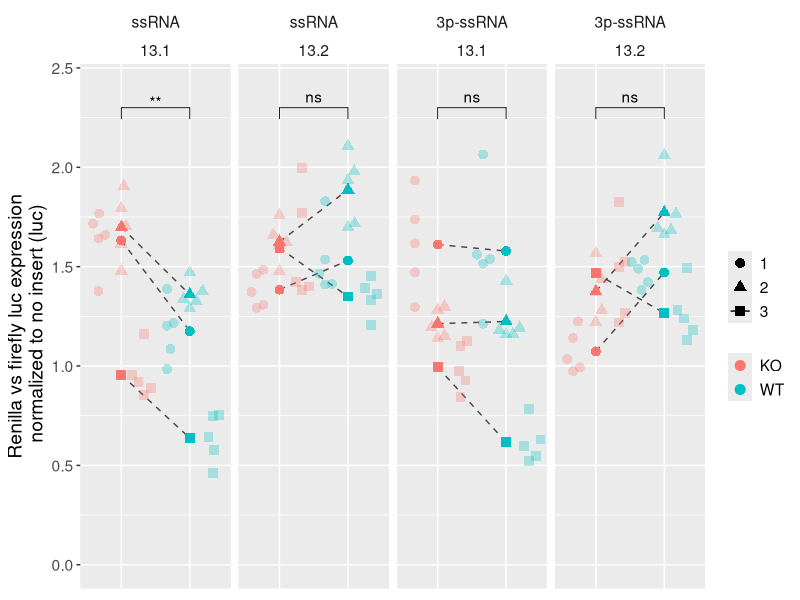
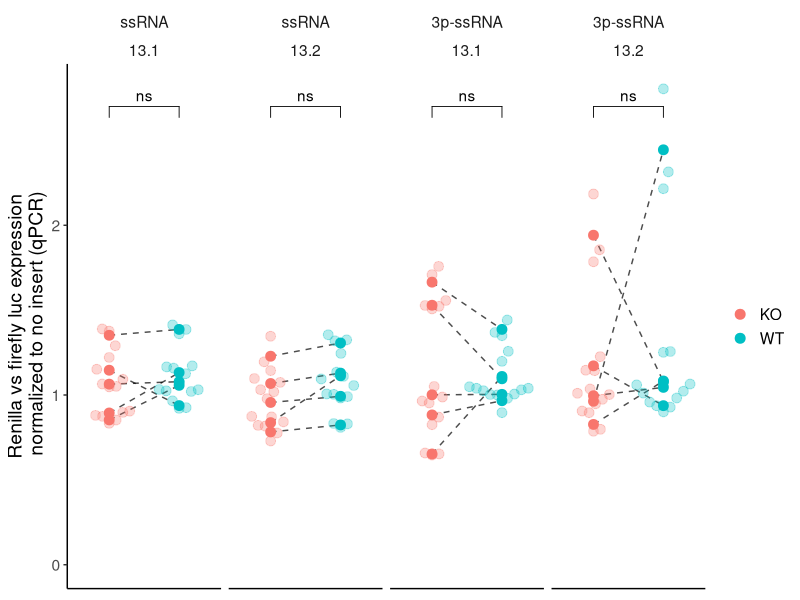
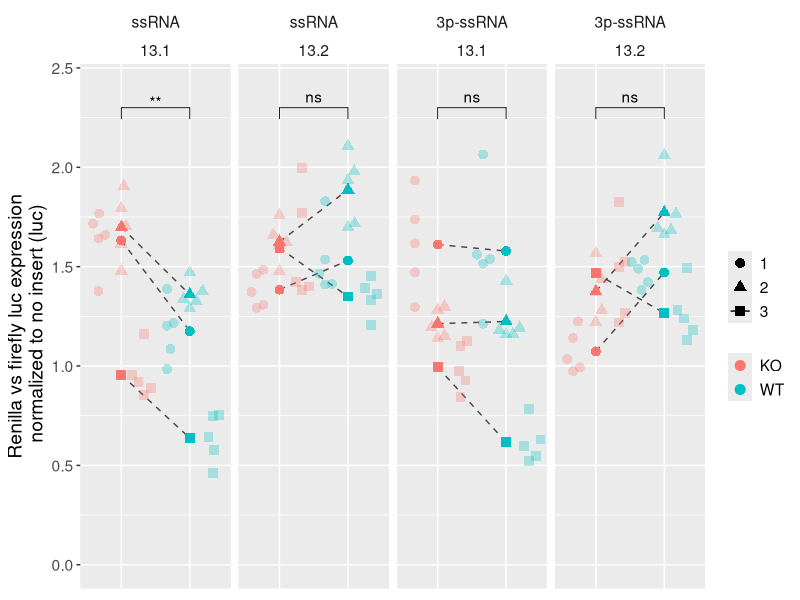
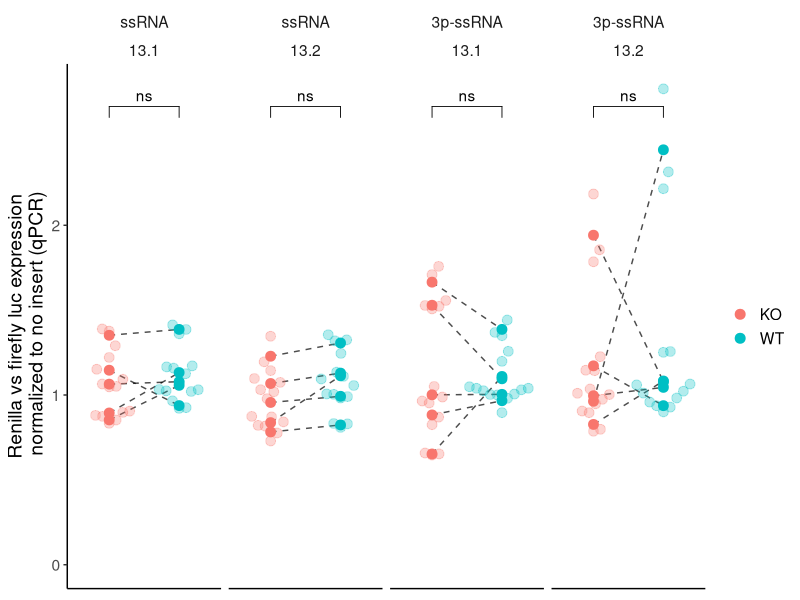

Write the R code that produced these figures, in order.
library(tidyverse)
library(ggbeeswarm)
library(rstatix)
library(ggpubr)


######## luciferase ###########
data1<-read.csv("data/20211117_luciferase.csv") %>% 
    mutate(day = 1)
data2<-read.csv("data/20211120_luciferase.csv") %>% 
    mutate(day = 2)
data3<-read.csv("data/20211210_luciferase.csv") %>% 
    mutate(day = 3)

data<-rbind(data1, data2) %>% rbind(data3)

# remove background signal (no-plasmid control)
for(cell in unique(data$cell)){
    for(treatment in unique(data$treatment)){
        for(day in unique(data$day)){
            mean_ctrl<-mean(data[which(data$cell == cell &
                                           data$treatment == treatment &
                                           data$day == day &
                                           data$plasmid == "none"), "ctrl_luc"])
            mean_luc<-mean(data[which(data$cell == cell & 
                                          data$treatment == treatment &
                                          data$day == day &
                                          data$plasmid == "none"), "Rluc"])
            data[which(data$cell == cell &
                           data$day == day &
                           data$treatment == treatment), "ctrl_luc"]<-data[which(data$cell == cell &
                                                                                     data$day == day &
                                                                                     data$treatment == treatment), "ctrl_luc"] - mean_ctrl
            data[which(data$cell == cell &
                           data$day == day &
                           data$treatment == treatment), "Rluc"]<-data[which(data$cell == cell &
                                                                                 data$day == day &
                                                                                 data$treatment == treatment), "Rluc"] - mean_luc
        }
    }
}
data <- filter(data, plasmid !="none")

process<-gather(data, "luciferase", "value", -replicate, -plasmid, -cell, -treatment, -day) %>%
    filter(luciferase == "Rluc") %>% 
    mutate(normalized = 0, ctrl_normalized = 0)
for(i in 1:nrow(process)){
    process[i, "normalized"] <- process[i, "value"] / data[which(data$cell == process[i, "cell"] &
                                                                     data$day == process[i, "day"] &
                                                                     data$treatment == process[i, "treatment"] &
                                                                     data$plasmid == process[i, "plasmid"] &
                                                                     data$replicate == process[i, "replicate"]), "ctrl_luc"]
}
for(i in 1:nrow(process)){
    process[i, "ctrl_normalized"] <- process[i, "normalized"] / mean(process[which(process$cell == process[i, "cell"] &
                                                                                       process$day == process[i, "day"] &
                                                                                       process$treatment == process[i, "treatment"] &
                                                                                       process$plasmid == "no_insert"), "normalized"])
}

ReplicateAverages <- process %>%
    filter(plasmid != "no_insert") %>%
    select(-replicate, -value, -normalized, -luciferase) %>% 
    group_by(cell, plasmid, treatment, day) %>% 
    summarise_each(list(mean))

stat <- process %>%
    lm(ctrl_normalized ~ day, data = .)

stat.test <- process %>% mutate(resid = stat$residuals) %>%
    group_by(treatment, plasmid) %>%
    t_test(resid ~ cell, data = .) %>%
    add_significance() %>%
    filter(plasmid != "no_insert")
stat.test$y.position<-2.3

ggplot(filter(process, plasmid != "no_insert"), 
       aes(x=cell,y=ctrl_normalized, shape = factor(day))) + 
    geom_line(data=ReplicateAverages, aes(group = paste0(plasmid, treatment, day)), 
              alpha = .7, linetype = "dashed") +
    facet_wrap(~factor(treatment, levels = c("ssRNA", "3p-ssRNA")) + plasmid, 
               scales = "free_x", nrow = 1) +
    geom_beeswarm(aes(color=cell), cex=5, size = 3, dodge.width = 1, alpha = .3) + 
    geom_point(data=ReplicateAverages, aes(color=cell), size=3) + 
    stat_pvalue_manual(stat.test) +
    labs(x = NULL,
         y = "Renilla vs firefly luc expression\n normalized to no insert (luc)") +
    theme(legend.title = element_blank(), 
          text = element_text(size = 14),
          axis.title.x=element_blank(),
          axis.text.x=element_blank(),
          axis.ticks.x=element_blank(),
          strip.background = element_blank()) +
    ylim(0, 2.4)
ggsave("pooled_luciferase.png", height = 3.5, width = 5, units = "in")



######## qPCR ###########
data1<-read.csv("data/20211118_qPCR.csv") %>% 
    mutate(day = 1)
data2<-read.csv("data/20211206_qPCR.csv") %>% 
    mutate(day = 2)
qPCR<-rbind(data1, data2)
qPCR<-qPCR %>% separate(Sample.Name,
                        c("cell", "treatment", "UTR"),
                        "_") %>%
    filter(UTR != "none")
data3<-read.csv("data/20211210_qPCR.csv")
data3<-data3 %>% separate(Sample.Name,
                        c("cell", "treatment", "UTR", "day"),
                        "_")
data3$day<-as.integer(data3$day)+2
qPCR<-rbind(qPCR, data3)

ctrl_transcript<-"ctrl"
ctrl_UTR<-"no.ins"

summary_data<-qPCR %>% mutate(dCT=0, ddCT=0)

for(i in 1:nrow(summary_data)){
    summary_data[i,"dCT"]<-summary_data[i,"Ct"]-mean(summary_data[which(summary_data$cell == summary_data[i,"cell"] & 
                                                                            summary_data$UTR == ctrl_UTR & 
                                                                            summary_data$treatment == summary_data[i,"treatment"] & 
                                                                            summary_data$day == summary_data[i,"day"] &
                                                                            summary_data$Target.Name==summary_data[i,"Target.Name"]),"Ct"])
}

for(i in 1:nrow(summary_data)){
    summary_data[i,"ddCT"]<-summary_data[i,"dCT"]-mean(summary_data[which(summary_data$cell==summary_data[i,"cell"] & 
                                                                              summary_data$UTR==summary_data[i,"UTR"] &
                                                                              summary_data$day == summary_data[i,"day"] &
                                                                              summary_data$treatment==summary_data[i,"treatment"] &
                                                                              summary_data$Target.Name== ctrl_transcript), "dCT"])
}

summary_data<-summary_data %>% mutate(Expression=2^-ddCT) %>%
    filter(Target.Name != ctrl_transcript,
           UTR != ctrl_UTR)

ReplicateAverages <- summary_data[,c(1:3,6,9)] %>%
    group_by(cell, UTR, treatment, day) %>% 
    summarise_each(list(mean))

stat <- summary_data %>%
    lm(Expression ~ day, data = .)

stat.test <- summary_data %>% mutate(resid = stat$residuals) %>%
    group_by(treatment, UTR) %>%
    t_test(resid ~ cell, data = .) %>%
    adjust_pvalue(method = "bonferroni") %>%
    add_significance()
stat.test$y.position<-2.7

ggplot(summary_data, 
       aes(x=cell, y=Expression)) + 
    geom_line(data=ReplicateAverages, aes(group = paste0(UTR, treatment, day)), 
              alpha = .7, linetype = "dashed") +
    facet_wrap(~factor(treatment, levels = c("ssRNA", "3p-ssRNA")) + UTR, 
               scales = "free_x", nrow = 1) +
    geom_beeswarm(aes(color=cell), cex=5, size = 3, dodge.width = 1, alpha = .3) + 
    geom_point(data=ReplicateAverages, aes(color=cell), size=3) + 
    stat_pvalue_manual(stat.test) +
    theme_classic() +
    labs(x = NULL,
         y = "Renilla vs firefly luc expression\n normalized to no insert (qPCR)") +
    theme(legend.title = element_blank(), 
          text = element_text(size = 14),
          axis.title.x=element_blank(),
          axis.text.x=element_blank(),
          axis.ticks.x=element_blank(),
          strip.background = element_blank()) +
    ylim(0, 2.81) 
ggsave("pooled_qPCR.png", height = 3.5, width = 5, units = "in")


